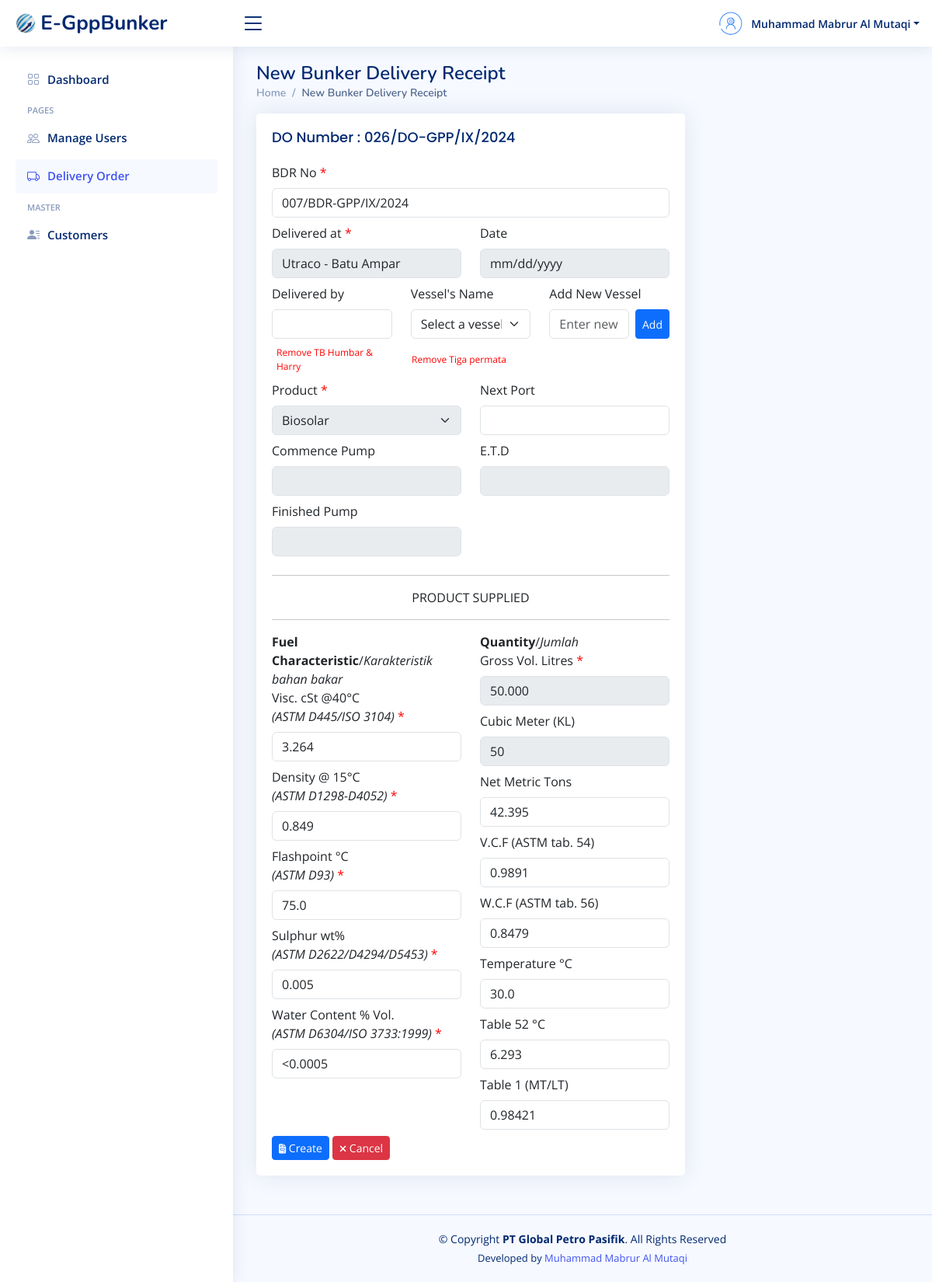
Page /tambah-bdr.php?id_do=25 (signed in) on the committed database.
### tables this page shows
CREATE TABLE `delivery_order` (
  `id_do` int(10) NOT NULL,
  `po_number` varchar(50) DEFAULT NULL,
  `do_number` varchar(50) NOT NULL,
  `do_date` date DEFAULT NULL,
  `customer_id` int(10) NOT NULL,
  `product` varchar(60) NOT NULL,
  `armada` varchar(60) NOT NULL,
  `quantity` bigint(15) NOT NULL,
  `driver` varchar(50) DEFAULT NULL,
  `departure_time` varchar(30) DEFAULT NULL,
  `arrival_time` varchar(30) DEFAULT NULL,
  `loading_port` varchar(50) NOT NULL,
  `discharging_port` varchar(50) NOT NULL,
  `commence_pump` varchar(30) DEFAULT NULL,
  `finished_pump` varchar(30) DEFAULT NULL,
  `seal_number1` varchar(30) DEFAULT NULL,
  `seal_number2` varchar(30) DEFAULT NULL
);

CREATE TABLE `bdr` (
  `id_bdr` int(10) NOT NULL,
  `do_id` int(10) NOT NULL,
  `bdr_no` varchar(50) NOT NULL,
  `delivered_by` varchar(50) DEFAULT NULL,
  `vessel_cust` varchar(60) DEFAULT NULL,
  `next_port` varchar(60) DEFAULT NULL,
  `visc` varchar(10) NOT NULL,
  `density` varchar(10) NOT NULL,
  `flashpoint` varchar(10) NOT NULL,
  `sulphur` varchar(10) NOT NULL,
  `water_content` varchar(10) NOT NULL,
  `net_metric_ton` varchar(15) NOT NULL,
  `vcf` varchar(10) NOT NULL,
  `wcf` varchar(10) NOT NULL,
  `temp` varchar(10) NOT NULL,
  `table_52` varchar(10) NOT NULL,
  `table_1` varchar(10) NOT NULL
);

### koneksi.php (called while the page is built, shortened)
<?php
$host = "localhost";
$user = "root";
$pass = "78789898";
$db = "egppbunker";
$koneksi = mysqli_connect($host, $user, $pass, $db);
function query($query){
	global $koneksi;
	$result = mysqli_query($koneksi, $query);
	$rows = [];
	while ($row = mysqli_fetch_assoc($result) ) {
		$rows[] = $row;
	}
	return $rows;
}
function generateBdrNumber() {
    global $koneksi;
    $query = "SELECT bdr_no FROM bdr ORDER BY id_bdr DESC LIMIT 1";
    $result = mysqli_query($koneksi, $query);
    $last_bdr_no_assoc = mysqli_fetch_assoc($result);
    if ($last_bdr_no_assoc) {
        $last_bdr_no = $last_bdr_no_assoc['bdr_no'];
    } else {
        $last_bdr_no = null;
    }
    $last_no = $last_bdr_no ? (int)explode('/', $last_bdr_no)[0] : 0;
    $new_no = str_pad($last_no + 1, 3, '0', STR_PAD_LEFT);
    $month = date('n');
    $month_romawi = ['I', 'II', 'III', 'IV', 'V', 'VI', 'VII', 'VIII', 'IX', 'X', 'XI', 'XII'];
    $current_month_romawi = $month_romawi[$month - 1];
    $year = date('Y');
    return "{$new_no}/BDR-GPP/{$current_month_romawi}/{$year}";
}
 ?>

### tambah-bdr.php (the view, shortened to what this page needs)
<?php
    include "koneksi.php";
    $id_do = mysqli_real_escape_string($koneksi, $_GET['id_do']);
    $delivery = query("SELECT * FROM delivery_order WHERE id_do=$id_do")[0];
    $selectedDischargingPort = $delivery['discharging_port'];
    $generated_bdr_number = generateBdrNumber();
?>
<!DOCTYPE html>
<html lang="en">
<?php
    include "layouts/head-css.php";
?>
<body>
<?php
    include "layouts/header.php";
?>
<?php
    include "layouts/sidebar.php";
?>
  <main id="main" class="main">
    <div class="pagetitle">
      <h1>New Bunker Delivery Receipt</h1>
      <nav>
        <ol class="breadcrumb">
          <li class="breadcrumb-item"><a href="index.php">Home</a></li>
          <li class="breadcrumb-item active">New Bunker Delivery Receipt</li>
        </ol>
      </nav>
    </div>
    <section class="section">
        <div class="row">
            <div class="col-lg-8">
                <div class="card">
                    <div class="card-body">
                        <h5 class="card-title">DO Number : <?= $delivery['do_number']?></h5>
                    <form action="" method="post">
                        <div class="mb-2">
                            <label for="bdr_no" class="form-label">BDR No <span id="x">*</span></label>
                            <input type="text" class="form-control" name="bdr_no" id="bdr_no" value="<?php echo htmlspecialchars($generated_bdr_number); ?>" readonly>
                        </div>
                        <div class="row">
                            <div class="col-lg-6 col-md-6 col-sm-12">
                                <div class="mb-2">
                                    <label for="discharging_port" class="form-label">Delivered at <span id="x">*</span></label>
                                    <input type="text" value="<?= $selectedDischargingPort?>" class="form-control" disabled>
                                </div>
                            </div>
                            <div class="col-lg-6 col-md-6 col-sm-12">
                                <div class="mb-2">
                                    <label for="do_date" class="form-label">Date </label>
                                    <input type="date" class="form-control" id="do_date" value="<?= $delivery['do_date']?>" disabled>
                                </div>
                            </div>
                        </div>
                        <div class="row">
                            <div class="col-lg-4 col-md-4 col-sm-12">
                                <div class="mb-2">
                                    <label for="delivered_by" class="form-label">Delivered by </label>
                                    <input type="text" class="form-control" name="delivered_by" id="delivered_by" >
                                </div>
                            </div>
                            <div class="col-lg-4 col-md-4 col-sm-12">
                                <div class="mb-2">
                                    <label for="vessel_cust" class="form-label">Vessel's Name </label>
                                    <select name="vessel_cust" id="vessel_cust" class="form-select" >
                                    <option value="" selected>Select a vessel</option>
                                    </select>
                                </div>
                            </div>
                            <div class="col-lg-4 col-md-4 col-sm-12">
                                <div class="mb-2">
                                    <label for="new_vessel" class="form-label">Add New Vessel</label>
                                    <div class="d-flex">
                                        <input type="text" id="new_vessel" class="form-control" placeholder="Enter new vessel">
                                        <button id="add_vessel" class="btn btn-primary btn-sm ms-2">Add</button>
                                    </div>
                                </div>
                            </div>
                            <div id="remove-vessel-buttons-container" class="remove-buttons-container">
                            </div>
                        </div>
                        <div class="row mt-2">
                            <div class="col-lg-6 col-md-6 col-sm-12">
                                <div class="mb-2">
                                    <label for="product" class="form-label">Product <span id="x">*</span></label>
                                    <select id="product" class="form-select" required disabled>
                                    </select>
                                </div>
                            </div>
                            <div class="col-lg-6 col-md-6 col-sm-12">
                                <div class="mb-2">
                                    <label for="next_port" class="form-label">Next Port </label>
                                    <input type="text" class="form-control" name="next_port" id="next_port">
                                </div>
                            </div>
                        </div>
                        <div class="row">
                            <div class="col-lg-6 col-md-6 col-sm-12">
                                <div class="mb-2">
                                    <label for="commence_pump" class="form-label">Commence Pump </label>
                                    <input type="text" class="form-control" id="commence_pump" value="<?= $delivery['commence_pump']?>" disabled>
                                </div>
                            </div>
                            <div class="col-lg-6 col-md-6 col-sm-12">
                                <div class="mb-2">
                                    <label for="etd" class="form-label">E.T.D </label>
                                    <input type="text" class="form-control" id="etd" value="<?= $delivery['departure_time']?>" disabled>
                                </div>
                            </div>
                        </div>
                        <div class="row">
                            <div class="col-lg-6 col-md-6 col-sm-12">
                                <div class="mb-2">
                                    <label for="finished_pump" class="form-label">Finished Pump </label>
                                    <input type="text" class="form-control" id="finished_pump" value="<?= $delivery['finished_pump']?>" disabled>
                                </div>
                            </div>
                        </div>
                        <div class="text-center">
                            <hr>
                            <p>PRODUCT SUPPLIED</p>
                            <hr>
                        </div>
                        <div class="row">
                            <div class="col-lg-6 col-md-6 col-sm-12">
                                <b>Fuel Characteristic</b>/<i>Karakteristik bahan bakar</i>
                                <div class="mb-2">
                                    <label for="visc" class="form-label">Visc. cSt @40&deg;C <br/><i>(ASTM D445/ISO 3104)</i> <span id="x">*</span></label>
                                    <input type="text" name="visc" id="visc" value="3.264" class="form-control">
                                </div>
                                <div class="mb-2">
                                    <label for="density" class="form-label">Density @ 15&deg;C <br/><i>(ASTM D1298-D4052)</i> <span id="x">*</span></label>
                                    <input type="text" id="density" name="density" class="form-control" value="0.849" required>
                                </div>
                                <div class="mb-2">
                                    <label for="flashpoint" class="form-label">Flashpoint &deg;C <br/><i>(ASTM D93)</i> <span id="x">*</span></label>
                                    <input type="text" id="flashpoint" name="flashpoint" class="form-control" value="75.0" required>
                                </div>
                                <div class="mb-2">
                                    <label for="sulphur" class="form-label">Sulphur wt% <br/><i>(ASTM D2622/D4294/D5453)</i> <span id="x">*</span></label>
                                    <input type="text" id="sulphur" name="sulphur" class="form-control" value="0.005" required>
                                </div>
                                <div class="mb-2">
                                    <label for="water_content" class="form-label">Water Content % Vol. <br/><i>(ASTM D6304/ISO 3733:1999)</i> <span id="x">*</span></label>
                                    <input type="text" id="water_content" name="water_content" class="form-control" value="<0.0005" required>
                                </div>
                            </div>
                            <?php
                                $quantity = $delivery['quantity'];
                                $wcf = 0.8479;
                            ?>
                            <div class="col-lg-6 col-md-6 col-sm-12">
                                <b>Quantity</b>/<i>Jumlah</i>
                                <div class="mb-2">
                                    <label for="quantity" class="form-label">Gross Vol. Litres <span id="x">*</span></label>
                                    <input type="text" class="form-control" value="<?= number_format($quantity, 0, ',', '.') ?>" disabled>
                                </div>
                                <div class="mb-2">
                                    <label for="cubic_meter" class="form-label">Cubic Meter (KL)</label>
                                    <input type="text" id="cubic_meter" class="form-control" value="<?= number_format($quantity / 1000, 0, ',', '.') ?>" disabled>
                                </div>
                                <div class="mb-2">
                                    <label for="net_metric_ton" class="form-label">Net Metric Tons</label>
                                    <input type="text" id="net_metric_ton" name="net_metric_ton" class="form-control" value="<?= number_format(($quantity * $wcf / 1000), 3, '.', '.') ?>" readonly>
                                </div>
                                <div class="mb-2">
                                    <label for="vcf" class="form-label">V.C.F (ASTM tab. 54)</label>
                                    <input type="text" id="vcf" name="vcf" class="form-control" value="0.9891">
                                </div>
                                <div class="mb-2">
                                    <label for="wcf" class="form-label">W.C.F (ASTM tab. 56)</label>
                                    <input type="text" id="wcf" name="wcf" class="form-control" value="<?= $wcf ?>" oninput="updateWcf(this.value)">
                                </div>
                                <div class="mb-2">
                                    <label for="temp" class="form-label">Temperature &deg;C</label>
                                    <input type="text" id="temp" name="temp" class="form-control" value="30.0">
                                </div>
                                <div class="mb-2">
                                    <label for="table_52" class="form-label">Table 52 &deg;C</label>
                                    <input type="text" id="table_52" name="table_52" class="form-control" value="6.293">
                                </div>
                                <div class="mb-2">
                                    <label for="table_1" class="form-label">Table 1 (MT/LT)</label>
                                    <input type="text" id="table_1" name="table_1" class="form-control" value="0.98421">
                                </div>
                            </div>
                        </div>
                        <div class="text-left">
                        <button type="submit" class="btn btn-primary btn-sm" name="tambahBdr"><i class="fa fa-file-invoice fa-sm"></i> Create</button>
                        <a href="manage-delivery-order.php" class="btn btn-danger btn-sm"><i class="fa fa-times fa-sm"></i> Cancel</a>
                        </div>
                    </form>
                    </div>
                </div>
            </div>
        </div>
    </section>
  </main>
<?php
    include "layouts/footer.php";
?>
</body>
</html>

### assets/css/style.css (style rules this page uses)
:root { scroll-behavior: smooth; }
body { font-family: "Open Sans", sans-serif; background: #f6f9ff; color: #444444; }
a { color: #4154f1; text-decoration: none; }
h1, h2, h3, h4, h5, h6 { font-family: "Nunito", sans-serif; }
#main { margin-top: 60px; padding: 20px 30px; transition: all 0.3s; }
.pagetitle { margin-bottom: 10px; }
.pagetitle h1 { font-size: 24px; margin-bottom: 0; font-weight: 600; color: #012970; }
.card { margin-bottom: 30px; border: none; border-radius: 5px; box-shadow: 0px 0 30px rgba(1, 41, 112, 0.1); }
.card-title { padding: 20px 0 15px 0; font-size: 18px; font-weight: 500; color: #012970; font-family: "Poppins", sans-serif; }
.card-body { padding: 0 20px 20px 20px; }
.breadcrumb { font-size: 14px; font-family: "Nunito", sans-serif; color: #899bbd; font-weight: 600; }
.breadcrumb a { color: #899bbd; transition: 0.3s; }
.breadcrumb .breadcrumb-item::before { color: #899bbd; }
.breadcrumb .active { color: #51678f; font-weight: 600; }
@media (min-width: 1200px) { #main, #footer { margin-left: 300px; } }

### tambah-bdr.php (style rules this page uses)
span#x { color: red; }
.remove-buttons-container { display: grid; grid-template-columns: repeat(3, 1fr); gap: 10px; }

### rows in the picture
delivery_order: do_number "026/DO-GPP/IX/2024", discharging_port "Utraco - Batu Ampar", quantity "50.000", quantity "50", net_metric_ton "42.395"
bdr: bdr_no "007/BDR-GPP/IX/2024"

### other values in the picture
$nama "Muhammad Mabrur Al Mutaqi"
